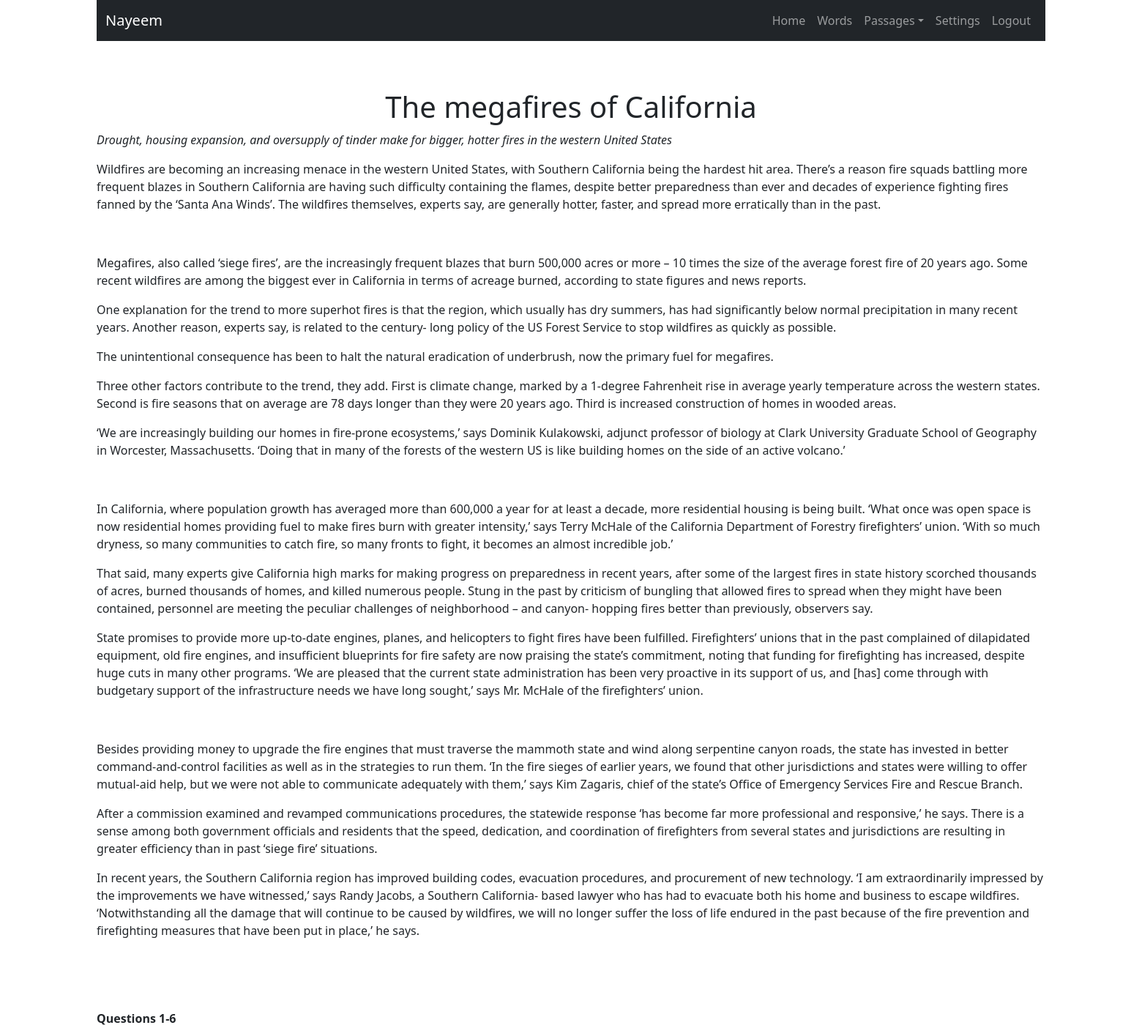
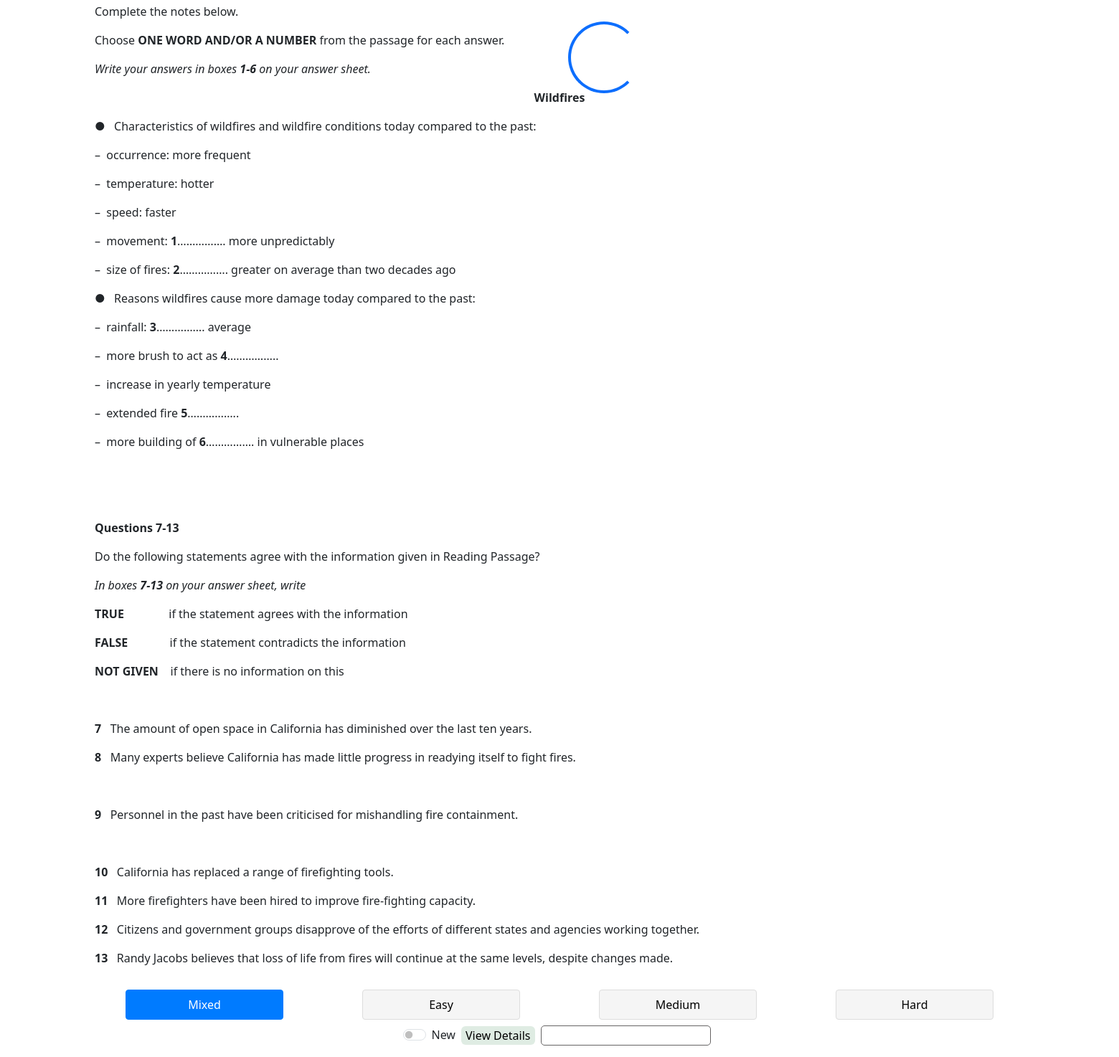
The app's page /passage/get-single-passage/2/ (signed in) with its own data (2 pictures, top to bottom).
### user/models.py (models this page shows, shortened)
class User(AbstractUser):
    phone = models.CharField(max_length=100, null=True, blank=True)
    gender = models.CharField(max_length=10, choices=ghelp.list_to_tuple(CHOICE.GENDER), blank=True, null=True)
    user_type = models.CharField(max_length=20, choices=ghelp.list_to_tuple(CHOICE.USER_TYPE), default='General')
    @property
    def short_name(self):
        name = None
        if self.first_name: name = self.first_name
        else:
            if self.last_name: name = self.last_name
        return name

### passage/models.py (models this page shows, shortened)
class UserPassage(models.Model):
    user = models.ForeignKey(MODELS_USER.User, on_delete=models.CASCADE, related_name='user_passages')
    passage = models.ForeignKey(Passage, on_delete=models.CASCADE, related_name='passage_users')
    title = models.CharField(max_length=100)
    content = CKEditor5Field(config_name='extends')
    note = CKEditor5Field(config_name='extends')
    audience = models.CharField(max_length=15, choices=ghelp.list_to_tuple(CHOICE.AUDIENCE))
    hide_from_mine_profile = models.BooleanField(default=False)
    created_at = models.DateTimeField(auto_now_add=True)
    class Meta:
        unique_together = [['user', 'passage']]

### word/models.py (models this page shows, shortened)
class ComplexityLevel(models.Model):
    text = models.CharField(max_length=50, unique=True)
    difficulty_level = models.IntegerField(default=1)
    color = models.CharField(max_length=50)
    is_complexity_level = models.BooleanField(default=False)
    created_at = models.DateTimeField(auto_now_add=True)

### passage/views.py (the view, shortened to what this page needs)
# urls.py: path('get-single-passage/<int:user_passage_id>/', views.get_single_passage, name='get-single-passage'),
@login_required(login_url=ghelp.nav_links(key='login')['link'])
def get_single_passage(request, user_passage_id=None):
    html_path = 'dictionary/passage/single_passage.html'
    user_passage = MODELS_PASS.UserPassage.objects.get(id=user_passage_id)
    context = {
        'title': 'Single Passage',
        'user': request.user,
        'nav_links': {
            'auth': {
                'home': ghelp.nav_links(key='home', user=request.user),
                'view_passage': ghelp.nav_links(key='view_passage'),
                'add_passage': ghelp.nav_links(key='add_passage'),
                'words': ghelp.nav_links(key='words'),
                'settings': ghelp.nav_links(key='settings'),
                'logout': ghelp.nav_links(key='logout')
            },
            'unauth': {
                'home': ghelp.nav_links(key='home'),
                'login': ghelp.nav_links(key='login'),
                'register': ghelp.nav_links(key='register'),
            }
        },
        'user_settings': ghelp.get_user_settings(request.user),
        'levels': SR_WORD.ComplexityLevelSerializer(MODELS_WORD.ComplexityLevel.objects.all().order_by('difficulty_level'), many=True).data,
        'passage': user_passage,
        'form': FORMS_PASS.CreatePassageNote(initial={
            'note': user_passage.note
        })
    }
    return render(request, html_path, context=context)

### passage/forms.py
class CreatePassageNote(forms.Form):
    note = forms.CharField(
        required=False,
        widget=CKEditor5Widget(
            attrs={'class': 'django_ckeditor_5'},
            config_name='extends'
        )
    )
    def __init__(self, *args, **kwargs):
        super().__init__(*args, **kwargs)
        for field_name in self.fields:
            self.fields[field_name].label = ''

### help/common/n.py (called while the page is built)
    def get_user_settings(self, loggedin_user):
        if hasattr(loggedin_user, 'user_setting'): return loggedin_user.user_setting
        else: return None

### templates/dictionary/passage/single_passage.html (shortened to what this page needs)
{% extends 'base.html' %}
{% load passage_filters %}
{% block navbar %}
    <nav class="navbar navbar-expand-lg navbar-dark navbar-sticky-top">
        <div class="container-fluid">
            <a class="navbar-brand" href="{% url nav_links.auth.home.name %}">{{nav_links.auth.home.level}}</a>
            <div class="collapse navbar-collapse" id="navbarNav">
                <ul class="navbar-nav ms-auto">
                    {% if user.is_authenticated %}
                        <li class="nav-item"><a class="nav-link" href="{% url nav_links.auth.home.name %}">Home</a></li>
                        <li class="nav-item"><a class="nav-link" href="{% url nav_links.auth.words.name %}">{{nav_links.auth.words.level}}</a></li>
                        <li class="nav-item dropdown">
                            <a class="nav-link dropdown-toggle" href="#" id="passagesDropdown" role="button" data-bs-toggle="dropdown" aria-expanded="false">Passages</a>
                        </li>
                        <li class="nav-item"><a class="nav-link" href="{% url nav_links.auth.settings.name %}">{{nav_links.auth.settings.level}}</a></li>
                        <li class="nav-item"><a class="nav-link" href="{% url nav_links.auth.logout.name %}">{{nav_links.auth.logout.level}}</a></li>
                    {% endif %}
                </ul>
            </div>
        </div>
    </nav>
{% endblock %}
{% block body %}
    {% if user.is_authenticated  %}
        {% if passage %}
            <div class="d-flex flex-row gap-2">
                <div id="passageContentDiv" class="d-flex flex-column">
                    <div class="d-flex justify-content-center align-items-center">
                        <button class="h1 font-weight-bold" type="button" onclick="hideToShort()" style="background-color: transparent; border: none; cursor: pointer;">{{passage.title}}</button>
                    </div>
                    <div>
                        <span>{{passage.content|safe}}</span>
                    </div>
                </div>
            </div>
            <div class="d-flex flex-column mt-3">
                <div class="d-flex flex-column gap-2">
                    <div class="row">
                        {% for level in levels %}
                            <button id="filter-btn{{level.difficulty_level}}" class="filter-btn col-5 col-md-2 mx-auto {% if user_settings.words_default_complexity_level.id == level.id %}active{% endif %}" data-complexity="{{level.difficulty_level}}" onclick="wordsComplexity('{{level.difficulty_level}}')">{{level.text}}</button>
                        {% endfor %}
                    </div>
                    <div class="d-flex justify-content-center gap-2">
                        <div class="d-flex align-items-center">
                            <div class="form-check form-switch mx-auto">
                                <input class="form-check-input" type="checkbox" id="newWordsSwitch">
                                <label class="form-check-label" for="newWordsSwitch">New</label>
                            </div>
                        </div>
                        <div class="d-flex align-items-center">
                            <button id="view-details" type="button" class="rounded w-100" onclick="viewDetails()" style="background-color: #dfece3ff; border: none; cursor: pointer;">View Details</button>
                        </div>
                        <div class="d-flex align-items-center">
                            <input id="searchInput" class="bordered-input me-2" style="" type="search" placeholder="Search">
                        </div>
                    </div>
                </div>
            </div>
        {% else %}
            <h1>No passage is available.</h1>
        {% endif %}
    {% else %}
        <h1>Login First</h1>
    {% endif %}
{% endblock %}

### templates/base.html (style rules this page uses)
.navbar-sticky-top { position: sticky; top: 0; background-color: #212529; }
.bordered-input { background: transparent; border: 1px solid #666464ff; border-radius: 5px; transition: border 0.3s ease; }
.bordered-input::placeholder { color: transparent; transition: opacity 0.3s ease; }

### templates/dictionary/passage/single_passage.html (style rules this page uses)
.filter-btn { padding: 8px 16px; margin-right: 10px; cursor: pointer; border: 1px solid #ddd; background: #f5f5f5; border-radius: 4px; }
.active { background: #007bff; color: white; border-color: #007bff; }

### records on screen
User: auth.home.level "Nayeem"
UserPassage: title "The megafires of California", content "Drought, housing expansion, and oversupply of tinder make for bigger, hotter fires in the western United States Wildfires are becoming an increasing menace in the western United States, with Southern California being the hardest hit area. There’s a reason fire squads battling more frequent blazes in Southern California are having such difficulty containing the flames, despite better preparedness than ever and decades of experience fighting fires fanned by the ‘Santa Ana Winds’. The wildfires themselves, experts say, are generally hotter, faster, and spread more erratically than in the past. Megafires, also called ‘siege fires’, are the increasingly frequent blazes that burn 500,000 acres or…"
ComplexityLevel: text "Mixed"
ComplexityLevel: text "Easy"
ComplexityLevel: text "Medium"
ComplexityLevel: text "Hard"

### other values on screen
{{ nav_links.auth.words.level }} "Words"
{{ nav_links.auth.settings.level }} "Settings"
{{ nav_links.auth.logout.level }} "Logout"
